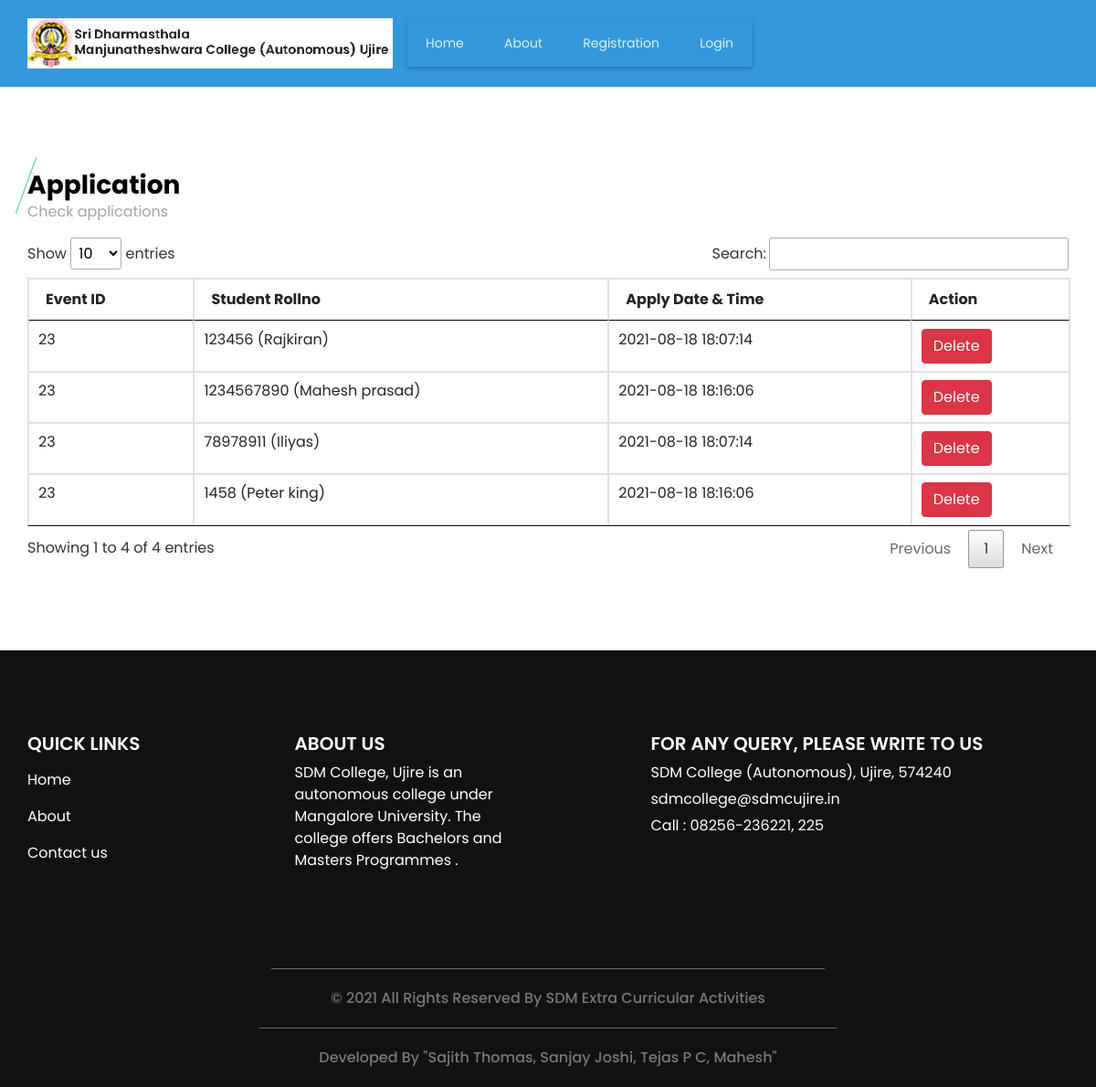
The page /view_event_apply.php on the database as committed earlier.
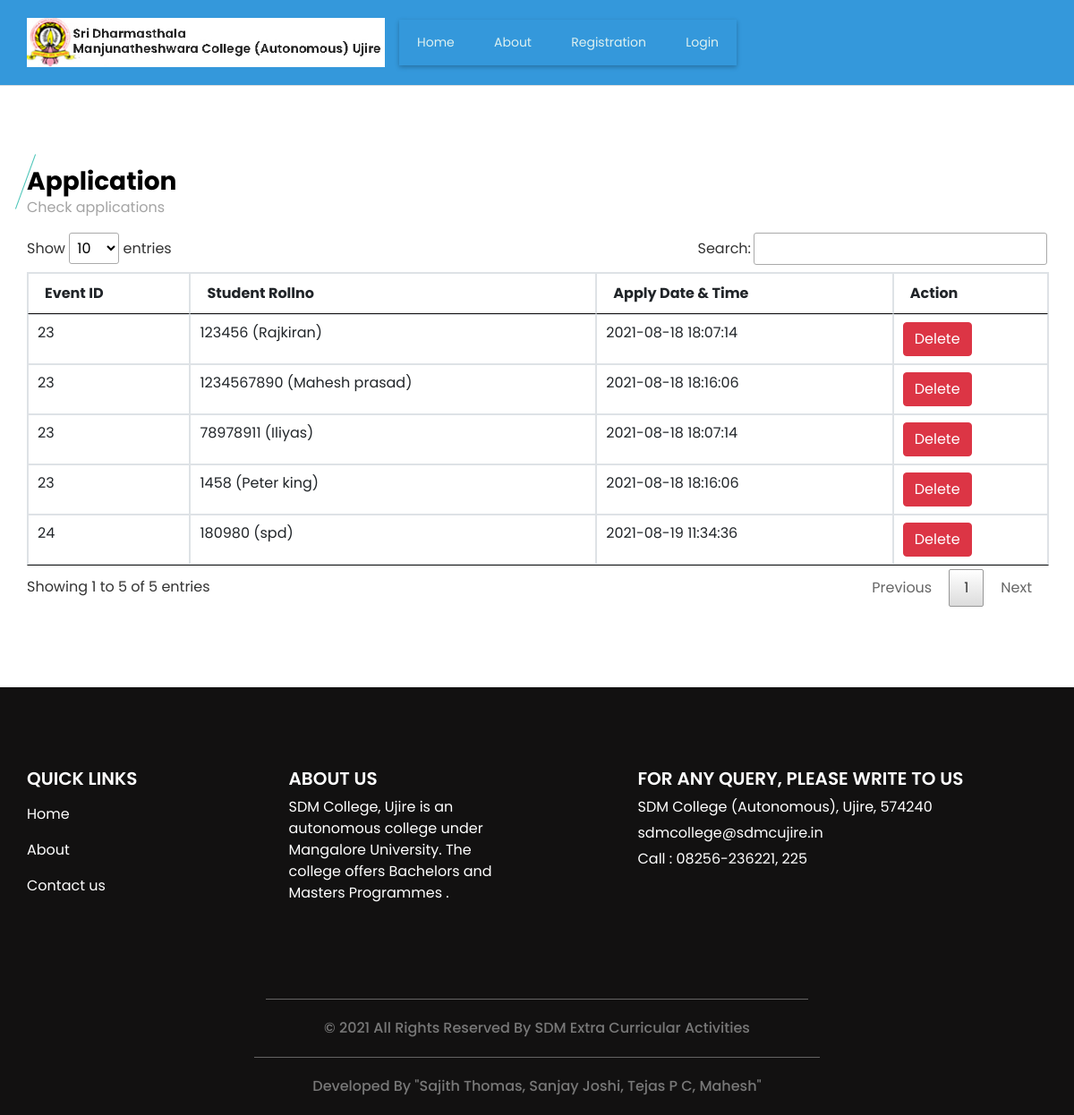
The same page on the database as committed later.
### tables this page shows
CREATE TABLE `event_participation` (
  `event_participation_id` int(11) NOT NULL,
  `event_id` int(11) NOT NULL,
  `student_id` int(11) NOT NULL,
  `event_participation_type` varchar(25) NOT NULL,
  `team` varchar(25) NOT NULL,
  `apply_dt_tim` datetime NOT NULL,
  `event_participation_status` varchar(10) NOT NULL
);

CREATE TABLE `student` (
  `student_id` int(11) NOT NULL,
  `student_name` varchar(30) NOT NULL,
  `course_id` int(11) NOT NULL,
  `student_rollno` varchar(10) NOT NULL,
  `student_password` varchar(300) NOT NULL,
  `st_class` varchar(20) NOT NULL,
  `student_image` varchar(300) NOT NULL,
  `gender` varchar(10) NOT NULL,
  `dob` date NOT NULL,
  `language` varchar(25) NOT NULL,
  `elective_paper` varchar(20) NOT NULL,
  `extension_activities` varchar(50) NOT NULL,
  `student_status` varchar(10) NOT NULL
);

### view_event_apply.php (the view, shortened to what this page needs)
<?php
include("header.php");
?>
  <section class="event_section layout_padding">
    <div class="container">
      <div class="heading_container">
        <h3>
         Application
        </h3>
        <p>
         Check applications
        </p>
      </div>
      <div class="event_container">
        <div class="">
<table id="datatableplugin" class="table table-bordered">
	<thead>
		<tr>
			<th>Event ID</th>
			<th>Student Rollno</th>
			<th>Apply Date & Time</th>
			<th>Action</th>
		</tr>
	</thead>
	<tbody>
		<?php
		$sqlview = "SELECT event_participation.*,student.student_rollno,student.student_name FROM  event_participation LEFT JOIN student ON event_participation.student_id=student.student_id";
		$qsqlview = mysqli_query($con,$sqlview);
		while($rsview = mysqli_fetch_array($qsqlview))
		{
			echo "<tr>
				<td>$rsview[event_id]</td>
				<td>$rsview[student_rollno] ($rsview[student_name])</td>
				<td>$rsview[apply_dt_tim]</td>
				<td>
				<a href='view_event_apply.php?delid=$rsview[event_participation_id]' class='btn btn-danger' onclick='return confirmdel()' >Delete</a>
				</td>
			</tr>";
		}
		?>
	</tbody>
</table>
        </div>
      </div>
    </div>
  </section>
<?php
include("footer.php");
?>

Rows that differ between the two databases and show on the page:
added event_participation: event "24", student.student_rollno "180980", student.student_name "spd", apply_dt_tim "2021-08-19 11:34:36"
Other text that changed with them:
text written by a page script: "Show entries Search: Showing 1 to 4 of 4 entries Previous 1 Next" → "Show entries Search: Showing 1 to 5 of 5 entries Previous 1 Next"
